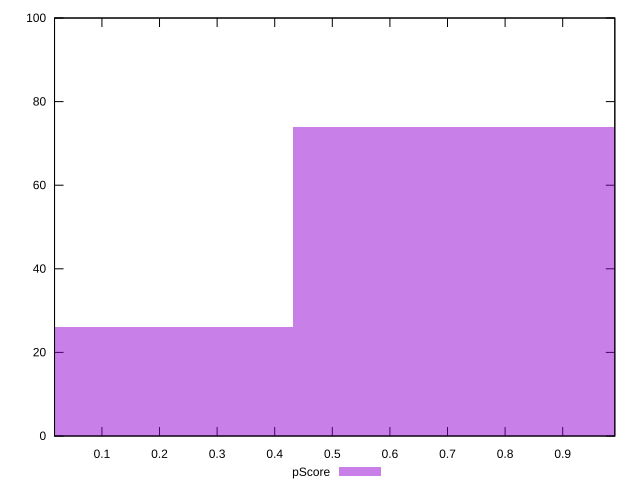

Recreate this plot in gnuplot.
reset

$pScore <<EOF
0.8632915694814953 74
0 26
EOF

set key outside below
set boxwidth 0.8632915694814953
set xrange [0.017706111101411737:0.9905072368736434]
set yrange [0:100]
set trange [0:100]
set style fill transparent solid 0.5 noborder
set terminal svg size 640, 490 enhanced background rgb 'white'
set output "reports/report_00028_2021-02-24T12-49-42.674Z/largest-contentful-paint/samples/agenda/pScore/histogram.svg"

plot $pScore title "pScore" with boxes

reset
